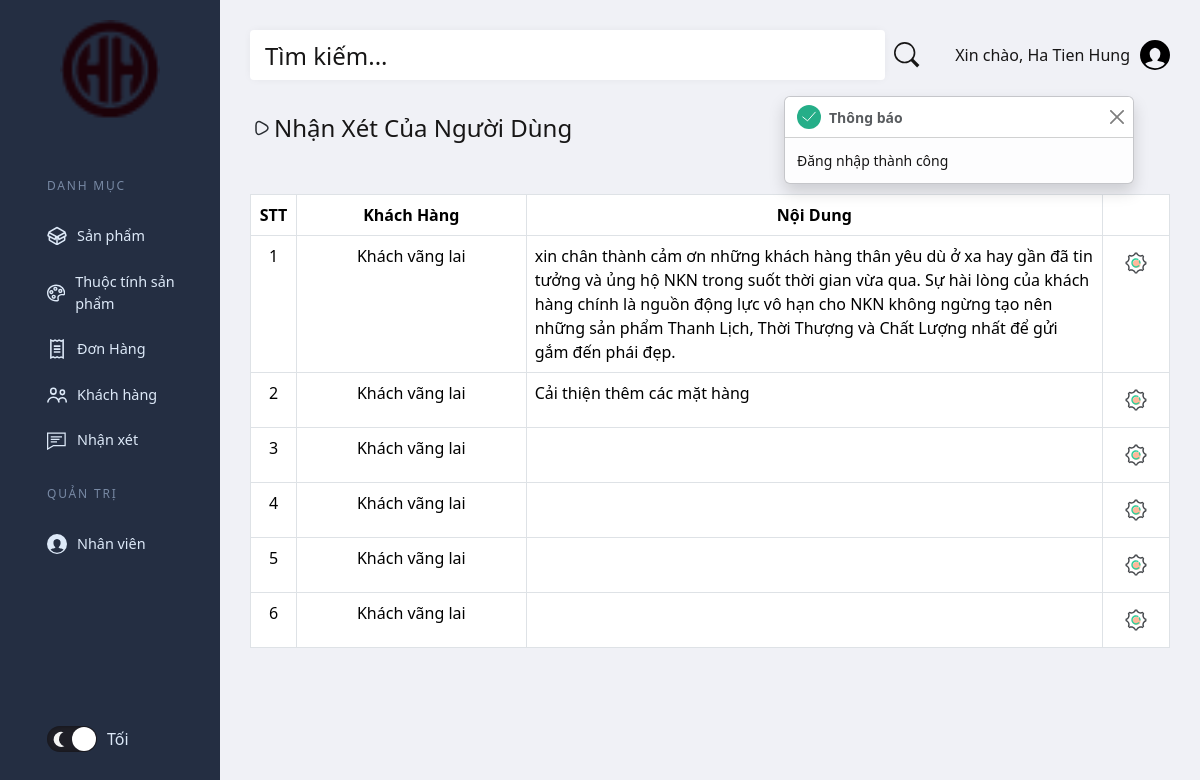
Page /Admin/Feedbacks.php (signed in) on the committed database.
### tables this page shows
CREATE TABLE `feedbacks` (
  `id` int NOT NULL,
  `customerID` int DEFAULT NULL,
  `content` text NOT NULL
);

### Admin/FeedBacks/ShowFeedbacks.php (the view, shortened to what this page needs)
<?php
    require_once './ShareAdmin/root/connect.php';
    $stringSQL = "
        SELECT * FROM `feedbacks`";
    $result = mysqli_query($connect, $stringSQL);
    if (mysqli_num_rows($result) > 0) {
        foreach ($result as $index => $each) {
            $index += 1;
            if ($each['customerID'] != null) {
                $stringSQL = "
                    SELECT * FROM `customers` WHERE `customerID` = '" . $each['customerID'] . "'";
                $customer = mysqli_fetch_array(mysqli_query($connect, $stringSQL));
                $each['name'] = $customer['name'];
            } else {
                $each['name'] = "Khách vãng lai";
            }
            echo "<tr>";
                echo "<td class='text-center' style='width: 5%'>
                        <span>$index</span>
                </td>";
                echo "<td class='text-center' style='width: 25%'>
                        <span>" . ($each['name']) . "</span>";
                echo "</td>";
                echo "<td class='text-start'>" . ($each['content']) . "</td>";
                echo "<td class='text-center'>
                        <div class='dropdown'>
                            <a class='btn dropdown-toggle' href='#' role='button' data-bs-toggle='dropdown' aria-expanded='false'>
                            </a>
                                    <a href='DeleteFeedbacks.php?id=" . $each['id'] . "' class='dropdown-item d-flex align-items-center fs-5'>
                                    </a>
                        </div>
                    </td>
                </tr>";
        }
    } else {
        echo "<tr>
                <td colspan='7' class='text-center'>Không có đánh giá nào</td>
            </tr>";
    }

### Admin/CSS/style_main.css (style rules this page uses)
:root { --page-header-bgColor: #242e42; --page-header-bgColor-hover: #1d2636; --page-header-txtColor: #dde9f8; --page-header-headingColor: #7889a4; --page-header-width: 220px; --page-content-bgColor: #f0f1f6; --page-content-txtColor: #171616; --page-content-blockColor: #fff; --white: #fff; --black: #333; --blue: #00b9eb; --red: #ec1848; --border-radius: 4px; --box-shadow: 0 0 10px -2px rgba(0, 0, 0, 0.075); --switch-bgLightModeColor: #87cefa; --switch-sunColor: gold; --switch-moonColor: #f4f4f4; --switch-bgDarkModeColor: #1f1f27; }
* { padding: 0; margin: 0; box-sizing: border-box; }
a, button { color: inherit !important; }
a { text-decoration: none !important; }
svg { display: block; }
body { font: 16px/1.5 "Lato", sans-serif; }
.table .dropdown-toggle::after { display: none !important; }

### rows in the picture
feedbacks: name "Khách vãng lai", content "xin chân thành cảm ơn những khách hàng thân yêu dù ở xa hay gần đã tin tưởng và ủng hộ NKN trong suốt thời gian vừa qua. Sự hài lòng của khách hàng chính là nguồn động lực vô hạn cho NKN không ngừng tạo nên những sản phẩm Thanh Lịch, Thời Thượng và Chất Lượng nhất để gửi gắm đến phái đẹp."
feedbacks: name "Khách vãng lai", content "Cải thiện thêm các mặt hàng"
feedbacks: name "Khách vãng lai"
feedbacks: name "Khách vãng lai"
feedbacks: name "Khách vãng lai"
feedbacks: name "Khách vãng lai"

### other values in the picture
$_SESSION['user']['name'] "Ha Tien Hung"
$_SESSION['toast-success'] "Đăng nhập thành công"
